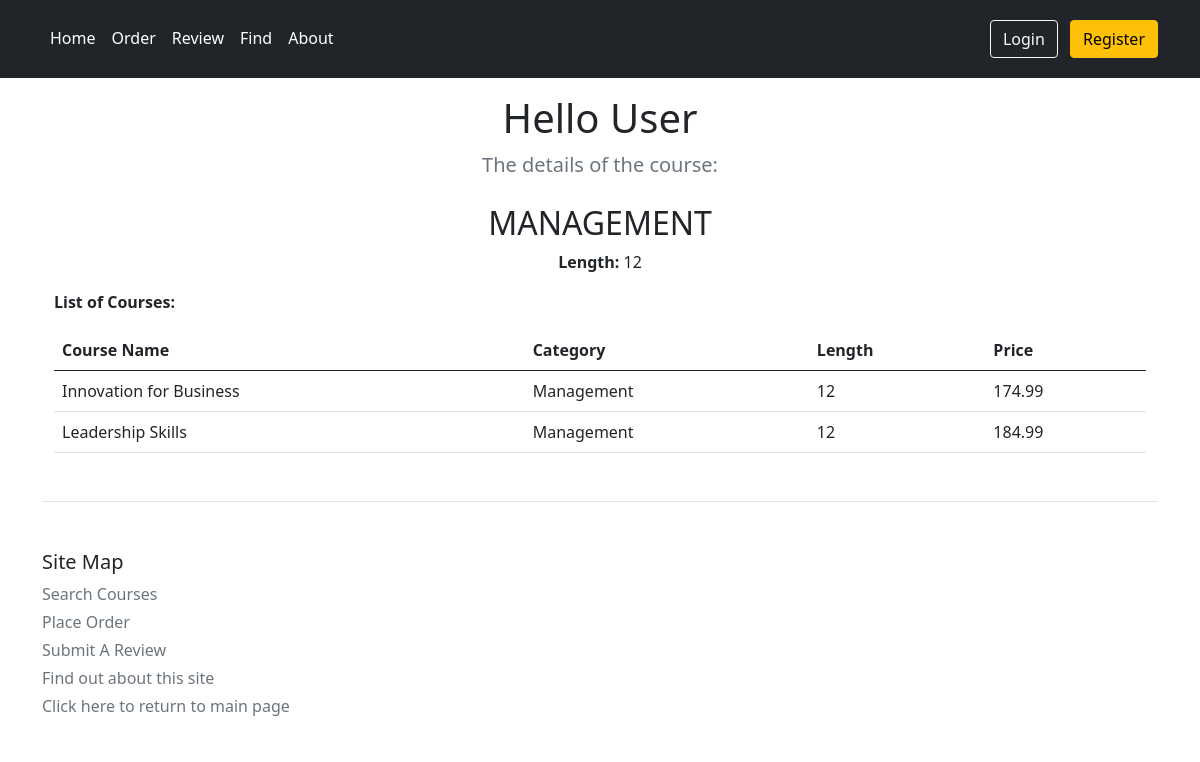
/CRMS/2, run on the app's committed database.
### CRMS/models.py (models this page shows, shortened)
class Topic(models.Model):
    name = models.CharField(max_length=200)
    length = models.IntegerField(default=12)
    details = models.TextField(blank=True)
    def __str__(self):
        return self.name

class Course(models.Model):
    def validate_between(value):
        if not 100 <= value <= 200:
            raise ValidationError(
                _('%(value)s price is not between 100 and 200'),
                params={'value': value},
            )
    title = models.CharField(max_length=200)
    topic = models.ForeignKey(Topic, related_name='courses', on_delete=models.CASCADE)
    price = models.DecimalField(max_digits=10, decimal_places=2, validators=[validate_between]) #for optional 2
    for_everyone = models.BooleanField(default=True)
    description = models.TextField(blank=True)  # new field description and making it optional by using blank=True
    num_reviews = models.PositiveIntegerField(default=0)

### CRMS/views.py (the view)
# urls.py: path(r'<int:topic_id>', views.detail, name='detail'),
def detail(request, topic_id):
    topic = Topic.objects.get(id=topic_id)
    courses = Course.objects.filter(topic=topic_id)
    return render(request, 'CRMS/detail.html', {'topic': topic, 'courses': courses})

### templates/CRMS/detail.html (shortened to what this page needs)
{% extends 'CRMS/base.html' %}
{% block heading_para %}
    <p class="lead text-muted">The details of the course:</p>
{% endblock %}
{% block body_block %}
    {% if topic %}
        <h2>{{ topic.name.upper }} </h2>
        <p>
            <b>Length: </b> {{ topic.length }}
        </p>
        <div class="text-start">
        <p>
            <b>List of Courses: </b>
            {% if courses %}
                <table class="table" id="courselist">
                <thead class="thead-dark">
                    <th>Course Name</th>
                    <th>Category</th>
                    <th>Length</th>
                    <th>Price</th>
                </thead>
                <tbody>
                    {% for course in courses %}
                        <tr>
                            <td>{{ course.title }}</td>
                            <td>{{ course.topic }}</td>
                            <td>{{ course.topic.length }}</td>
                            <td>{{ course.price }}</td>
                        </tr>
                    {% endfor %}
                </tbody>
                </table>
            {% else %}
                <strong>There are no courses for this topic!</strong>
            {% endif %}
        </p>
        </div>
    {% endif %}
{% endblock %}

### data on the page
Topic: name "MANAGEMENT", length "12"
Course: title "Innovation for Business", topic "Management", topic.length "12", price "174.99"
Course: title "Leadership Skills", topic "Management", topic.length "12", price "184.99"
